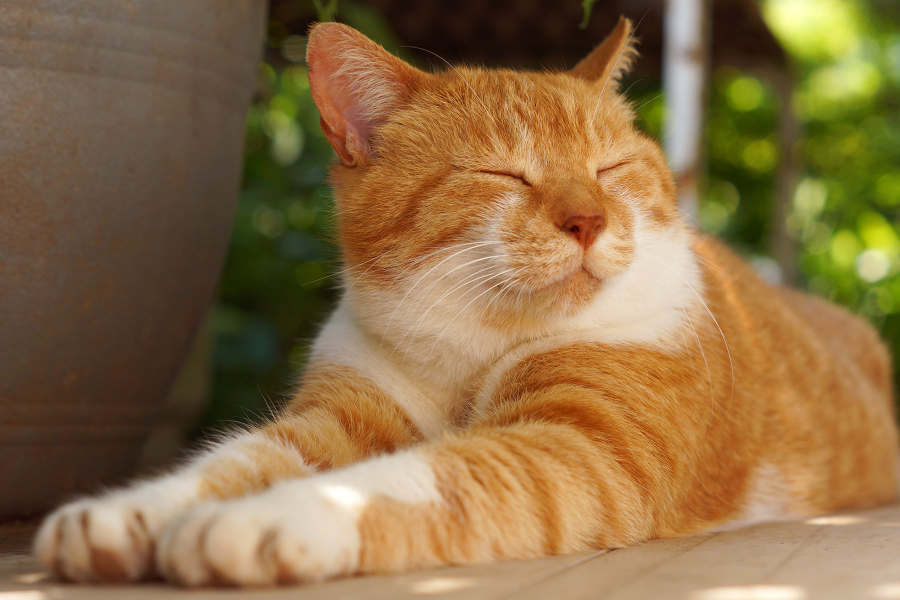
#> input picture Photos/cat.jpg, 1800 x 1200 px (shown at 1/2 size)
$ python basics.py
#> lines starting #> are read from the running program, lines starting #| are printed output that depends on the picture; after the words box and inside, x2 and y2 are one past the last pixel; in counts of white or black regions, pixels touching at a corner belong together
import cv2 as cv

img = cv.imread('Photos/cat.jpg')
#> img is the input picture: shape (1200, 1800, 3); mean B, G, R 69.4, 110.1, 139.3
cv.imshow('Cat', img)


#convert to gray
grayImage = cv.cvtColor(img, cv.COLOR_BGR2GRAY)
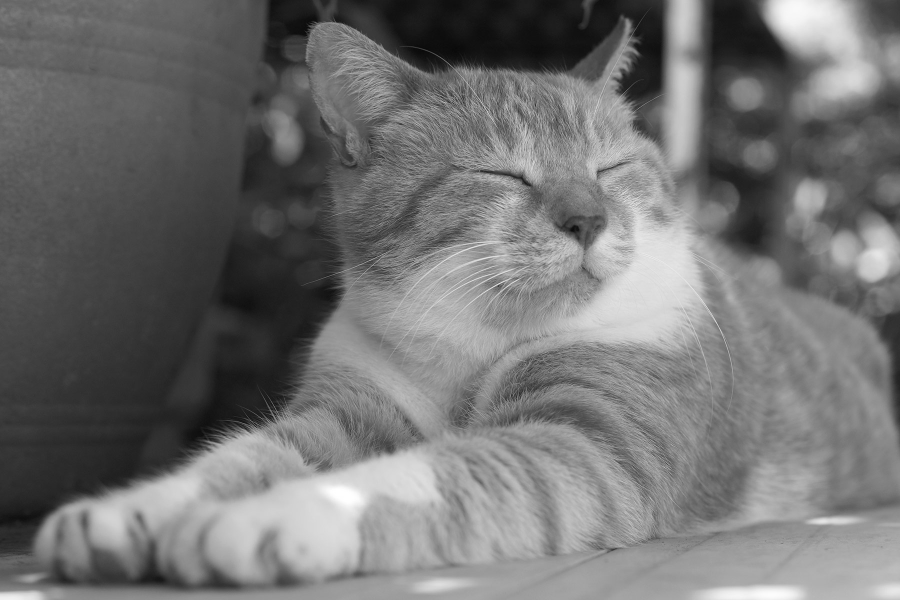
#> grayImage: shape (1200, 1800) (shown at 1/2 size); min 4, max 255, mean 114.2
#cv.imshow("gray", grayImage)


#blur (to get rid of noise)
blurredImage = cv.GaussianBlur(img, (3,3), cv.BORDER_DEFAULT)
#cv.imshow("blur", blurredImage)


#edge cascade
canny = cv.Canny(img, 125, 175)
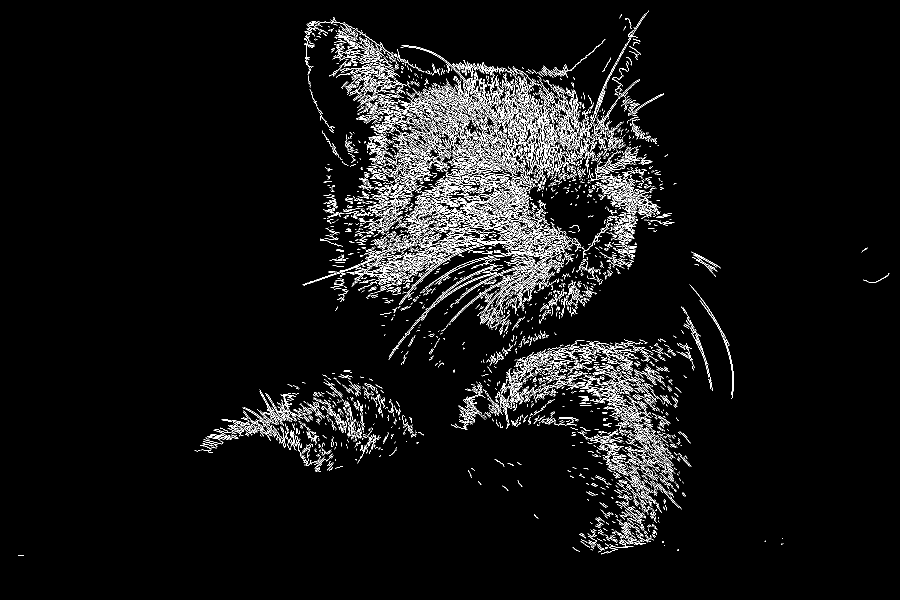
#> canny: shape (1200, 1800) (shown at 1/2 size); 4.8% white in thin lines or dots, all inside (x1, y1, x2, y2) = (36, 21, 1779, 1111)
cv.imshow("canny", canny)


#Dialating image
dialated = cv.dilate(canny, (3,3), iterations=3)
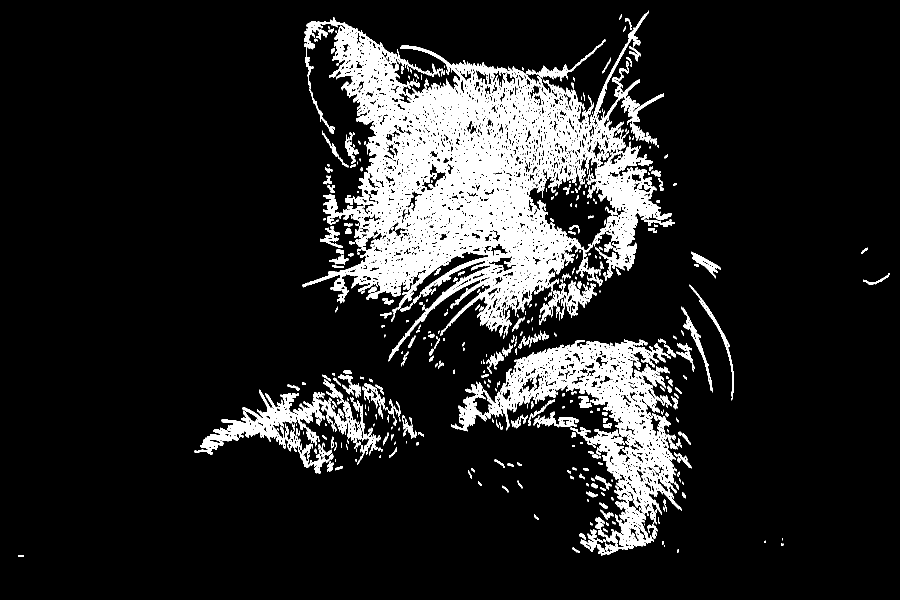
#> dialated: shape (1200, 1800) (shown at 1/2 size); 12.5% white; 598 white regions (218 under 20 px), largest, box (x1, y1, x2, y2) and area: (605, 21, 1344, 673) 169606, (970, 679, 1364, 1112) 46878, (400, 779, 693, 909) 9702
cv.imshow("dialated", dialated)

#eroding / UNDOING dialating to Cascade
eroded = cv.erode(dialated, (3,3), iterations=1)
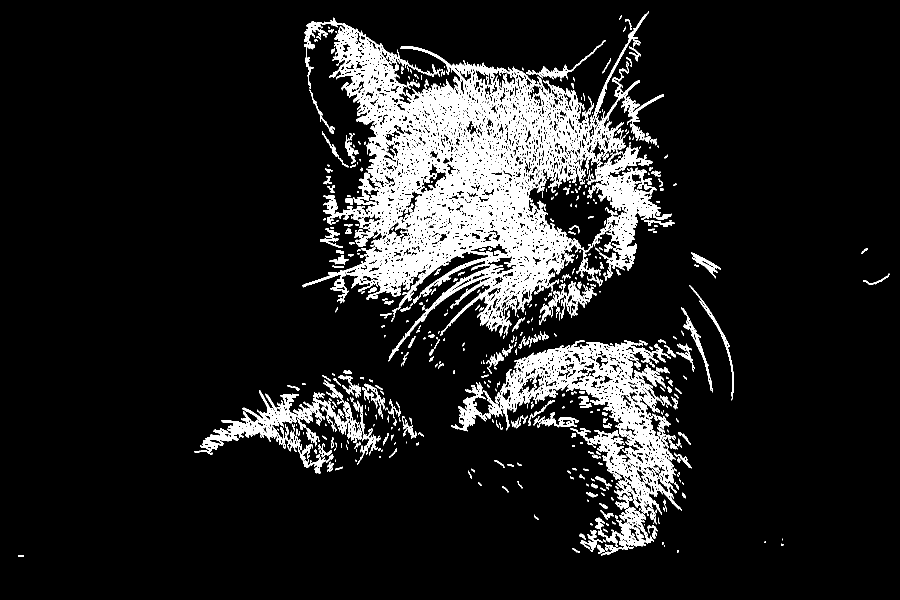
#> eroded: shape (1200, 1800) (shown at 1/2 size); 11.1% white; 725 white regions (347 under 20 px), largest, box (x1, y1, x2, y2) and area: (605, 22, 1328, 673) 139030, (970, 680, 1364, 1112) 40353, (1176, 289, 1344, 556) 12208
cv.imshow("Eroded", eroded)


#resize
resized = cv.resize(img, (500,500), interpolation=cv.INTER_AREA) #use INTER_CUBIC or INTER_ LNIEAR for making image bigger not smaller
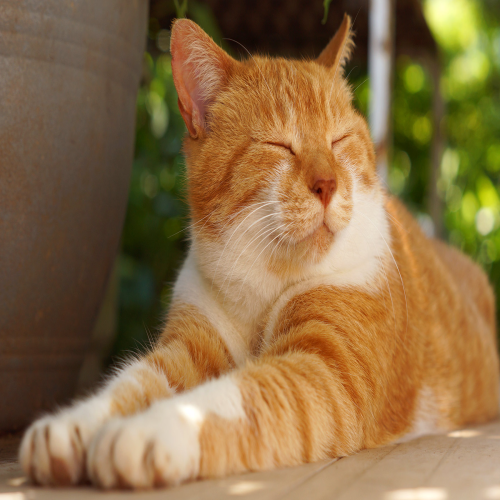
#> resized: shape (500, 500, 3); mean B, G, R 69.4, 110.1, 139.3
#cv.imshow('resized', resized)

#cropping
cropped = img[50:200, 200:400]
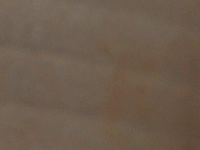
#> cropped: shape (150, 200, 3); mean B, G, R 77.2, 92.4, 109
cv.imshow("cropped", cropped)
cv.waitKey(0)

$ run again, with Photos/dom1.jpg copied over Photos/cat.jpg
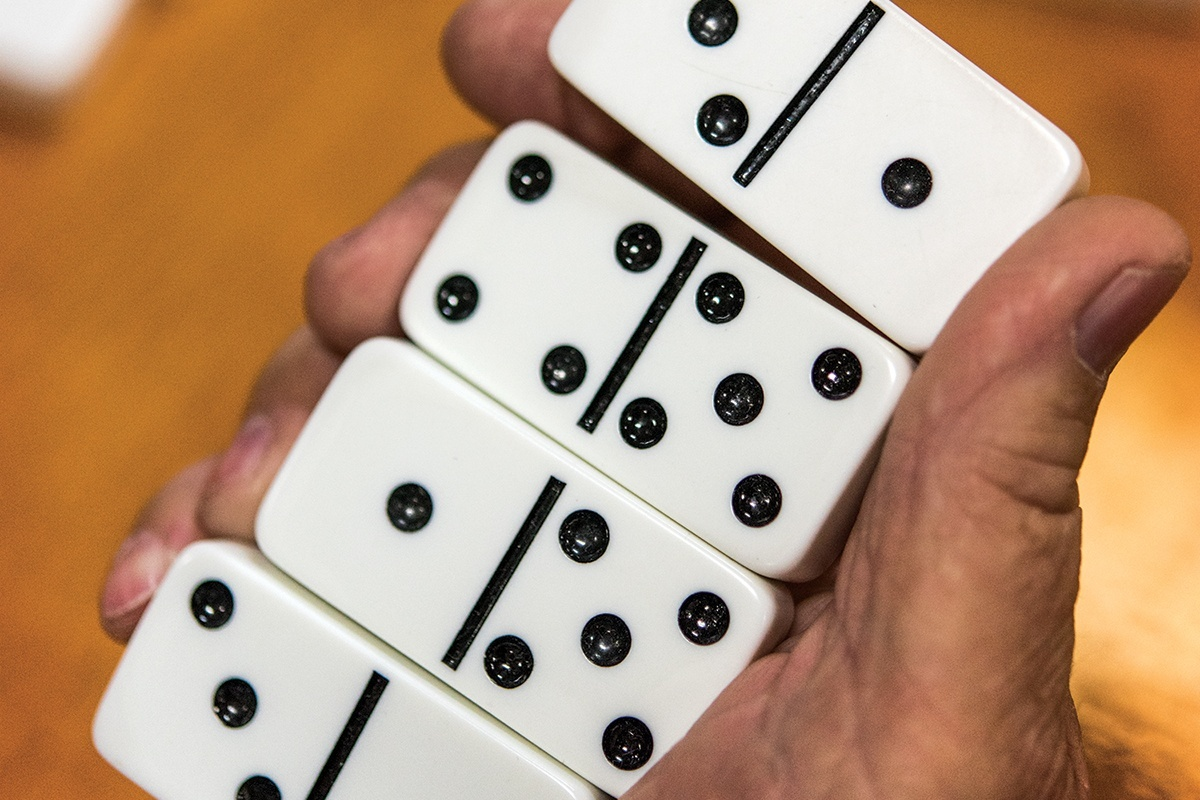
#> input picture Photos/dom1.jpg, 1200 x 800 px
#> img is the input picture: shape (800, 1200, 3); mean B, G, R 123.1, 150.6, 184.1
#> `canny = cv.Canny(img, 125, 175)`:
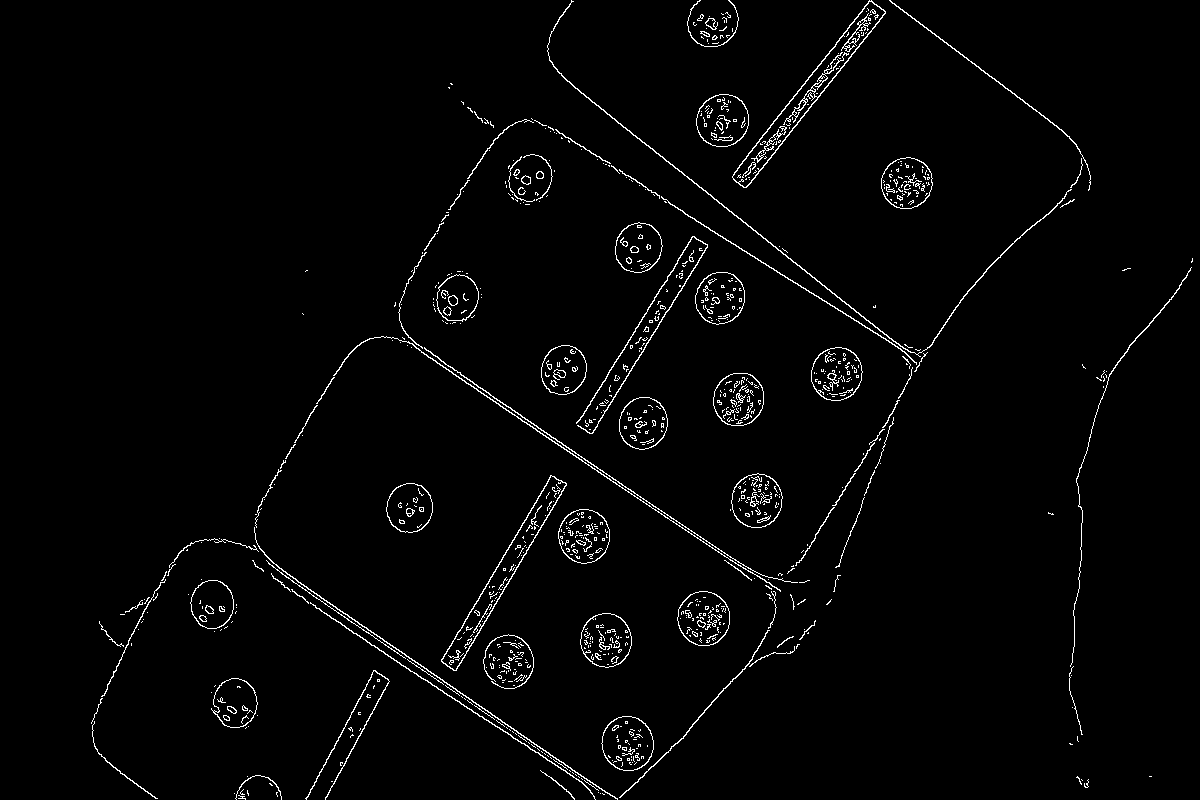
#> canny: shape (800, 1200); 2.1% white in thin lines or dots
#> dialated: shape (800, 1200); 5.4% white; 188 white regions (69 under 20 px), largest, box (x1, y1, x2, y2) and area: (91, 118, 798, 800) 11634, (547, 0, 1091, 577) 6394, (732, 0, 886, 191) 3532
#> eroded: shape (800, 1200); 4.5% white; 239 white regions (110 under 20 px), largest, box (x1, y1, x2, y2) and area: (91, 119, 798, 800) 9683, (547, 0, 1091, 375) 4172, (732, 0, 886, 191) 3057
#> `cropped = img[50:200, 200:400]`:
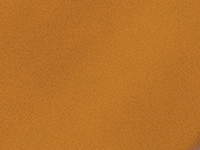
#> cropped: shape (150, 200, 3); mean B, G, R 40.2, 113.8, 184.2
